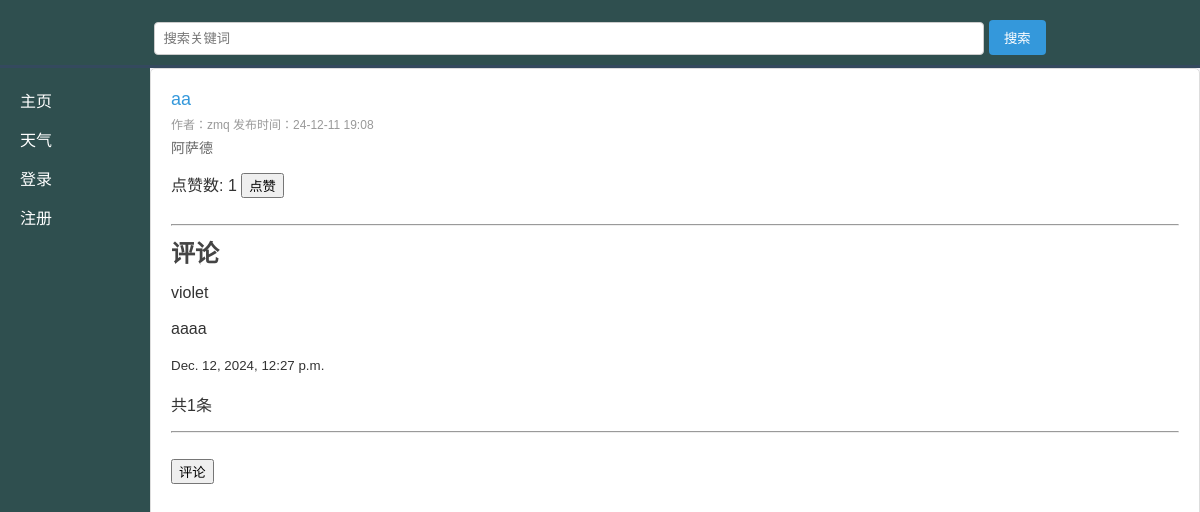
Page /articles/articles/6/ on the committed database.
### vio/models.py (models this page shows, shortened)
class Article(models.Model):
    title = models.CharField(max_length=200, verbose_name="文章标题")   # verbose是admin后台显示的名字
    content = models.TextField(verbose_name="文章内容")
    author = models.ForeignKey(User, on_delete=models.CASCADE, related_name="articles", verbose_name="作者")
    created_at = models.DateTimeField(auto_now_add=True, verbose_name="创建时间")
    updated_at = models.DateTimeField(auto_now=True, verbose_name="更新时间")
    views = models.PositiveIntegerField(default=0)  # 浏览次数
    likes = models.PositiveIntegerField(default=0) # 点赞次数
    tags = models.ManyToManyField(Tag, blank=True)

class Comment(models.Model):
    article = models.ForeignKey(Article, related_name="comments", on_delete=models.CASCADE, verbose_name="文章")
    author = models.ForeignKey(User, on_delete=models.CASCADE, related_name='comments', verbose_name="作者")
    content = models.TextField(verbose_name="评论内容")
    created_at = models.DateTimeField(auto_now_add=True, verbose_name="创建时间")

### vio/views/articles.py (the view)
def article_detail(request, article_id):
    article = get_object_or_404(Article, pk=article_id)
    article.views += 1
    article.save()
    return render(request, 'articles/article_detail.html', {'article': article})

### vio/templates/articles/article_detail.html (shortened to what this page needs)
{% extends 'base.html' %}
{% block content %}
    <div class="article-list">
        <div class="article-title">{{ article.title }}</div>
        <div class="article-meta">作者：{{ article.author.username }} 发布时间：{{ article.created_at|date:'y-m-d H:i' }}</div>
        <div class="article-content">{{ article.content }}</div>
    </div>
    <div class="article-meta">
        点赞数: <span id="like-count">{{ article.likes }}</span>
        <button id="like-button">点赞</button>
    </div>
    <br>
    <hr>
    <h2>评论</h2>
    <ul>
        {% for comment in article.comments.all %}
            <li>
                <div class="article-meta">{{ comment.author.username }}</div><br>
                <div class="article-content">{{ comment.content }}</div>
                <br>
                <small>{{ comment.created_at }}</small>
            </li>
        {% empty %}
            <p>暂无评论</p>
        {% endfor %}
    </ul>
    <br>
    {% if article.comments.count > 0 %}
        <p>共{{ article.comments.count }}条</p>
    {% endif %}
    <hr>
    <div class="comments-section">
        <form action="{% url 'comment_create' article.id %}" method="post" class="comment-form">
            <br>
            <button type="submit">评论</button>
    </form>
    </div>
{% endblock %}

### vio/static/vio/styles.css (style rules this page uses)
body { margin: 0; font-family: Arial, sans-serif; background-color: #f4f4f9; color: #333; }
h1, h2, h3, h4, h5, h6 { margin: 0 0 15px; color: #444; }
ul { margin: 0; padding: 0; list-style-type: none; }
p { margin: 0 0 15px; }
.article-list { margin-bottom: 15px; }
.article-list .article-title { font-size: 18px; color: #3498db; }
.article-list .article-content { margin-top: 5px; font-size: 14px; color: #666; }
.article-list .article-meta { margin-top: 5px; font-size: 12px; color: #999; }

### rows in the picture
Article: title "aa", author.username "zmq", created_at "24-12-11 19:08", content "阿萨德", likes "1", comments.count "1"
Comment: author.username "violet", content "aaaa", created_at "Dec. 12, 2024, 12:27 p.m."
